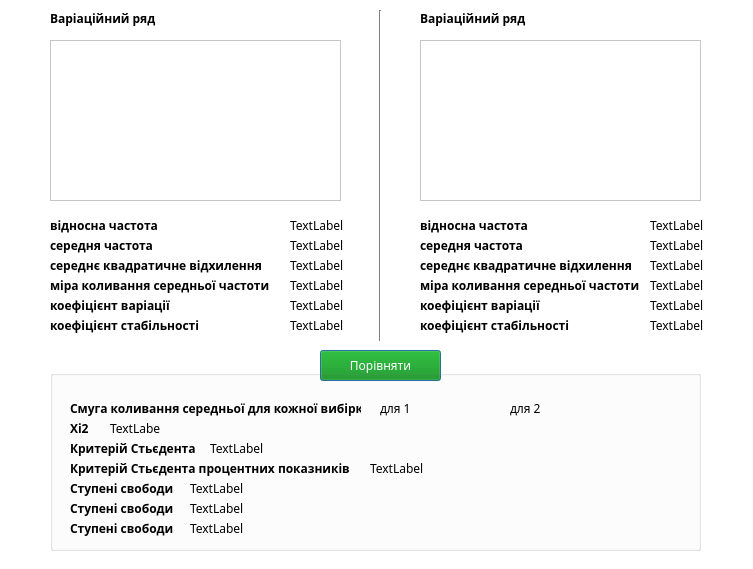
<?xml version="1.0" encoding="UTF-8"?>
<ui version="4.0">
 <class>Form</class>
 <widget class="QWidget" name="Form">
  <property name="geometry">
   <rect>
    <x>0</x>
    <y>0</y>
    <width>753</width>
    <height>569</height>
   </rect>
  </property>
  <property name="palette">
   <palette>
    <active>
     <colorrole role="WindowText">
      <brush brushstyle="SolidPattern">
       <color alpha="255">
        <red>0</red>
        <green>0</green>
        <blue>0</blue>
       </color>
      </brush>
     </colorrole>
     <colorrole role="Button">
      <brush brushstyle="SolidPattern">
       <color alpha="255">
        <red>84</red>
        <green>197</green>
        <blue>49</blue>
       </color>
      </brush>
     </colorrole>
     <colorrole role="Light">
      <brush brushstyle="SolidPattern">
       <color alpha="255">
        <red>255</red>
        <green>255</green>
        <blue>255</blue>
       </color>
      </brush>
     </colorrole>
     <colorrole role="Midlight">
      <brush brushstyle="SolidPattern">
       <color alpha="255">
        <red>255</red>
        <green>255</green>
        <blue>255</blue>
       </color>
      </brush>
     </colorrole>
     <colorrole role="Dark">
      <brush brushstyle="SolidPattern">
       <color alpha="255">
        <red>127</red>
        <green>127</green>
        <blue>127</blue>
       </color>
      </brush>
     </colorrole>
     <colorrole role="Mid">
      <brush brushstyle="SolidPattern">
       <color alpha="255">
        <red>170</red>
        <green>170</green>
        <blue>170</blue>
       </color>
      </brush>
     </colorrole>
     <colorrole role="Text">
      <brush brushstyle="SolidPattern">
       <color alpha="255">
        <red>0</red>
        <green>0</green>
        <blue>0</blue>
       </color>
      </brush>
     </colorrole>
     <colorrole role="BrightText">
      <brush brushstyle="SolidPattern">
       <color alpha="255">
        <red>255</red>
        <green>255</green>
        <blue>255</blue>
       </color>
      </brush>
     </colorrole>
     <colorrole role="ButtonText">
      <brush brushstyle="SolidPattern">
       <color alpha="255">
        <red>0</red>
        <green>0</green>
        <blue>0</blue>
       </color>
      </brush>
     </colorrole>
     <colorrole role="Base">
      <brush brushstyle="SolidPattern">
       <color alpha="255">
        <red>255</red>
        <green>255</green>
        <blue>255</blue>
       </color>
      </brush>
     </colorrole>
     <colorrole role="Window">
      <brush brushstyle="SolidPattern">
       <color alpha="255">
        <red>255</red>
        <green>255</green>
        <blue>255</blue>
       </color>
      </brush>
     </colorrole>
     <colorrole role="Shadow">
      <brush brushstyle="SolidPattern">
       <color alpha="255">
        <red>0</red>
        <green>0</green>
        <blue>0</blue>
       </color>
      </brush>
     </colorrole>
     <colorrole role="AlternateBase">
      <brush brushstyle="SolidPattern">
       <color alpha="255">
        <red>255</red>
        <green>255</green>
        <blue>255</blue>
       </color>
      </brush>
     </colorrole>
     <colorrole role="ToolTipBase">
      <brush brushstyle="SolidPattern">
       <color alpha="255">
        <red>255</red>
        <green>255</green>
        <blue>220</blue>
       </color>
      </brush>
     </colorrole>
     <colorrole role="ToolTipText">
      <brush brushstyle="SolidPattern">
       <color alpha="255">
        <red>0</red>
        <green>0</green>
        <blue>0</blue>
       </color>
      </brush>
     </colorrole>
    </active>
    <inactive>
     <colorrole role="WindowText">
      <brush brushstyle="SolidPattern">
       <color alpha="255">
        <red>0</red>
        <green>0</green>
        <blue>0</blue>
       </color>
      </brush>
     </colorrole>
     <colorrole role="Button">
      <brush brushstyle="SolidPattern">
       <color alpha="255">
        <red>84</red>
        <green>197</green>
        <blue>49</blue>
       </color>
      </brush>
     </colorrole>
     <colorrole role="Light">
      <brush brushstyle="SolidPattern">
       <color alpha="255">
        <red>255</red>
        <green>255</green>
        <blue>255</blue>
       </color>
      </brush>
     </colorrole>
     <colorrole role="Midlight">
      <brush brushstyle="SolidPattern">
       <color alpha="255">
        <red>255</red>
        <green>255</green>
        <blue>255</blue>
       </color>
      </brush>
     </colorrole>
     <colorrole role="Dark">
      <brush brushstyle="SolidPattern">
       <color alpha="255">
        <red>127</red>
        <green>127</green>
        <blue>127</blue>
       </color>
      </brush>
     </colorrole>
     <colorrole role="Mid">
      <brush brushstyle="SolidPattern">
       <color alpha="255">
        <red>170</red>
        <green>170</green>
        <blue>170</blue>
       </color>
      </brush>
     </colorrole>
     <colorrole role="Text">
      <brush brushstyle="SolidPattern">
       <color alpha="255">
        <red>0</red>
        <green>0</green>
        <blue>0</blue>
       </color>
      </brush>
     </colorrole>
     <colorrole role="BrightText">
      <brush brushstyle="SolidPattern">
       <color alpha="255">
        <red>255</red>
        <green>255</green>
        <blue>255</blue>
       </color>
      </brush>
     </colorrole>
     <colorrole role="ButtonText">
      <brush brushstyle="SolidPattern">
       <color alpha="255">
        <red>0</red>
        <green>0</green>
        <blue>0</blue>
       </color>
      </brush>
     </colorrole>
     <colorrole role="Base">
      <brush brushstyle="SolidPattern">
       <color alpha="255">
        <red>255</red>
        <green>255</green>
        <blue>255</blue>
       </color>
      </brush>
     </colorrole>
     <colorrole role="Window">
      <brush brushstyle="SolidPattern">
       <color alpha="255">
        <red>255</red>
        <green>255</green>
        <blue>255</blue>
       </color>
      </brush>
     </colorrole>
     <colorrole role="Shadow">
      <brush brushstyle="SolidPattern">
       <color alpha="255">
        <red>0</red>
        <green>0</green>
        <blue>0</blue>
       </color>
      </brush>
     </colorrole>
     <colorrole role="AlternateBase">
      <brush brushstyle="SolidPattern">
       <color alpha="255">
        <red>255</red>
        <green>255</green>
        <blue>255</blue>
       </color>
      </brush>
     </colorrole>
     <colorrole role="ToolTipBase">
      <brush brushstyle="SolidPattern">
       <color alpha="255">
        <red>255</red>
        <green>255</green>
        <blue>220</blue>
       </color>
      </brush>
     </colorrole>
     <colorrole role="ToolTipText">
      <brush brushstyle="SolidPattern">
       <color alpha="255">
        <red>0</red>
        <green>0</green>
        <blue>0</blue>
       </color>
      </brush>
     </colorrole>
    </inactive>
    <disabled>
     <colorrole role="WindowText">
      <brush brushstyle="SolidPattern">
       <color alpha="255">
        <red>127</red>
        <green>127</green>
        <blue>127</blue>
       </color>
      </brush>
     </colorrole>
     <colorrole role="Button">
      <brush brushstyle="SolidPattern">
       <color alpha="255">
        <red>84</red>
        <green>197</green>
        <blue>49</blue>
       </color>
      </brush>
     </colorrole>
     <colorrole role="Light">
      <brush brushstyle="SolidPattern">
       <color alpha="255">
        <red>255</red>
        <green>255</green>
        <blue>255</blue>
       </color>
      </brush>
     </colorrole>
     <colorrole role="Midlight">
      <brush brushstyle="SolidPattern">
       <color alpha="255">
        <red>255</red>
        <green>255</green>
        <blue>255</blue>
       </color>
      </brush>
     </colorrole>
     <colorrole role="Dark">
      <brush brushstyle="SolidPattern">
       <color alpha="255">
        <red>127</red>
        <green>127</green>
        <blue>127</blue>
       </color>
      </brush>
     </colorrole>
     <colorrole role="Mid">
      <brush brushstyle="SolidPattern">
       <color alpha="255">
        <red>170</red>
        <green>170</green>
        <blue>170</blue>
       </color>
      </brush>
     </colorrole>
     <colorrole role="Text">
      <brush brushstyle="SolidPattern">
       <color alpha="255">
        <red>127</red>
        <green>127</green>
        <blue>127</blue>
       </color>
      </brush>
     </colorrole>
     <colorrole role="BrightText">
      <brush brushstyle="SolidPattern">
       <color alpha="255">
        <red>255</red>
        <green>255</green>
        <blue>255</blue>
       </color>
      </brush>
     </colorrole>
     <colorrole role="ButtonText">
      <brush brushstyle="SolidPattern">
       <color alpha="255">
        <red>127</red>
        <green>127</green>
        <blue>127</blue>
       </color>
      </brush>
     </colorrole>
     <colorrole role="Base">
      <brush brushstyle="SolidPattern">
       <color alpha="255">
        <red>255</red>
        <green>255</green>
        <blue>255</blue>
       </color>
      </brush>
     </colorrole>
     <colorrole role="Window">
      <brush brushstyle="SolidPattern">
       <color alpha="255">
        <red>255</red>
        <green>255</green>
        <blue>255</blue>
       </color>
      </brush>
     </colorrole>
     <colorrole role="Shadow">
      <brush brushstyle="SolidPattern">
       <color alpha="255">
        <red>0</red>
        <green>0</green>
        <blue>0</blue>
       </color>
      </brush>
     </colorrole>
     <colorrole role="AlternateBase">
      <brush brushstyle="SolidPattern">
       <color alpha="255">
        <red>255</red>
        <green>255</green>
        <blue>255</blue>
       </color>
      </brush>
     </colorrole>
     <colorrole role="ToolTipBase">
      <brush brushstyle="SolidPattern">
       <color alpha="255">
        <red>255</red>
        <green>255</green>
        <blue>220</blue>
       </color>
      </brush>
     </colorrole>
     <colorrole role="ToolTipText">
      <brush brushstyle="SolidPattern">
       <color alpha="255">
        <red>0</red>
        <green>0</green>
        <blue>0</blue>
       </color>
      </brush>
     </colorrole>
    </disabled>
   </palette>
  </property>
  <property name="font">
   <font>
    <family>HelveticaNeueCyr</family>
    <pointsize>12</pointsize>
   </font>
  </property>
  <property name="cursor">
   <cursorShape>PointingHandCursor</cursorShape>
  </property>
  <property name="windowTitle">
   <string>Статистика</string>
  </property>
  <property name="windowIcon">
   <iconset>
    <normaloff>../../../../../OLD/Start up/ХАКАТОН/Landing Page/graduation-cap-512.png</normaloff>../../../../../OLD/Start up/ХАКАТОН/Landing Page/graduation-cap-512.png</iconset>
  </property>
  <property name="autoFillBackground">
   <bool>false</bool>
  </property>
  <property name="locale">
   <locale language="Ukrainian" country="Ukraine"/>
  </property>
  <widget class="QTableView" name="tableView">
   <property name="geometry">
    <rect>
     <x>50</x>
     <y>40</y>
     <width>291</width>
     <height>161</height>
    </rect>
   </property>
   <property name="palette">
    <palette>
     <active>
      <colorrole role="Button">
       <brush brushstyle="SolidPattern">
        <color alpha="255">
         <red>208</red>
         <green>208</green>
         <blue>208</blue>
        </color>
       </brush>
      </colorrole>
     </active>
     <inactive>
      <colorrole role="Button">
       <brush brushstyle="SolidPattern">
        <color alpha="255">
         <red>208</red>
         <green>208</green>
         <blue>208</blue>
        </color>
       </brush>
      </colorrole>
     </inactive>
     <disabled>
      <colorrole role="Button">
       <brush brushstyle="SolidPattern">
        <color alpha="255">
         <red>208</red>
         <green>208</green>
         <blue>208</blue>
        </color>
       </brush>
      </colorrole>
     </disabled>
    </palette>
   </property>
   <property name="font">
    <font>
     <family>Sans Serif</family>
     <pointsize>9</pointsize>
    </font>
   </property>
   <property name="autoFillBackground">
    <bool>false</bool>
   </property>
   <property name="alternatingRowColors">
    <bool>false</bool>
   </property>
  </widget>
  <widget class="QLabel" name="label">
   <property name="geometry">
    <rect>
     <x>50</x>
     <y>250</y>
     <width>281</width>
     <height>30</height>
    </rect>
   </property>
   <property name="font">
    <font>
     <family>Sans Serif</family>
     <pointsize>9</pointsize>
     <weight>75</weight>
     <italic>false</italic>
     <bold>true</bold>
    </font>
   </property>
   <property name="text">
    <string>середнє квадратичне відхилення </string>
   </property>
  </widget>
  <widget class="QLabel" name="label_2">
   <property name="geometry">
    <rect>
     <x>50</x>
     <y>270</y>
     <width>281</width>
     <height>30</height>
    </rect>
   </property>
   <property name="font">
    <font>
     <family>Sans Serif</family>
     <pointsize>9</pointsize>
     <weight>75</weight>
     <italic>false</italic>
     <bold>true</bold>
    </font>
   </property>
   <property name="text">
    <string>міра коливання середньої частоти</string>
   </property>
  </widget>
  <widget class="QLabel" name="label_3">
   <property name="geometry">
    <rect>
     <x>50</x>
     <y>290</y>
     <width>281</width>
     <height>30</height>
    </rect>
   </property>
   <property name="font">
    <font>
     <family>Sans Serif</family>
     <pointsize>9</pointsize>
     <weight>75</weight>
     <italic>false</italic>
     <bold>true</bold>
    </font>
   </property>
   <property name="text">
    <string>коефіцієнт варіації</string>
   </property>
  </widget>
  <widget class="QLabel" name="label_4">
   <property name="geometry">
    <rect>
     <x>50</x>
     <y>310</y>
     <width>281</width>
     <height>30</height>
    </rect>
   </property>
   <property name="font">
    <font>
     <family>Sans Serif</family>
     <pointsize>9</pointsize>
     <weight>75</weight>
     <italic>false</italic>
     <bold>true</bold>
    </font>
   </property>
   <property name="text">
    <string>коефіцієнт стабільності</string>
   </property>
  </widget>
  <widget class="QLabel" name="label_16">
   <property name="geometry">
    <rect>
     <x>50</x>
     <y>210</y>
     <width>281</width>
     <height>30</height>
    </rect>
   </property>
   <property name="font">
    <font>
     <family>Sans Serif</family>
     <pointsize>9</pointsize>
     <weight>75</weight>
     <italic>false</italic>
     <bold>true</bold>
    </font>
   </property>
   <property name="text">
    <string>відносна частота</string>
   </property>
  </widget>
  <widget class="QLabel" name="label_6">
   <property name="geometry">
    <rect>
     <x>50</x>
     <y>230</y>
     <width>281</width>
     <height>30</height>
    </rect>
   </property>
   <property name="font">
    <font>
     <family>Sans Serif</family>
     <pointsize>9</pointsize>
     <weight>75</weight>
     <italic>false</italic>
     <bold>true</bold>
    </font>
   </property>
   <property name="text">
    <string>середня частота</string>
   </property>
  </widget>
  <widget class="QLabel" name="label_5">
   <property name="geometry">
    <rect>
     <x>290</x>
     <y>210</y>
     <width>61</width>
     <height>30</height>
    </rect>
   </property>
   <property name="font">
    <font>
     <family>Sans Serif</family>
     <pointsize>9</pointsize>
    </font>
   </property>
   <property name="text">
    <string>TextLabel</string>
   </property>
  </widget>
  <widget class="QLabel" name="label_7">
   <property name="geometry">
    <rect>
     <x>290</x>
     <y>230</y>
     <width>61</width>
     <height>30</height>
    </rect>
   </property>
   <property name="font">
    <font>
     <family>Sans Serif</family>
     <pointsize>9</pointsize>
    </font>
   </property>
   <property name="text">
    <string>TextLabel</string>
   </property>
  </widget>
  <widget class="QLabel" name="label_8">
   <property name="geometry">
    <rect>
     <x>290</x>
     <y>250</y>
     <width>61</width>
     <height>30</height>
    </rect>
   </property>
   <property name="font">
    <font>
     <family>Sans Serif</family>
     <pointsize>9</pointsize>
    </font>
   </property>
   <property name="text">
    <string>TextLabel</string>
   </property>
  </widget>
  <widget class="QLabel" name="label_9">
   <property name="geometry">
    <rect>
     <x>290</x>
     <y>270</y>
     <width>61</width>
     <height>30</height>
    </rect>
   </property>
   <property name="font">
    <font>
     <family>Sans Serif</family>
     <pointsize>9</pointsize>
    </font>
   </property>
   <property name="text">
    <string>TextLabel</string>
   </property>
  </widget>
  <widget class="QLabel" name="label_10">
   <property name="geometry">
    <rect>
     <x>290</x>
     <y>290</y>
     <width>61</width>
     <height>30</height>
    </rect>
   </property>
   <property name="font">
    <font>
     <family>Sans Serif</family>
     <pointsize>9</pointsize>
    </font>
   </property>
   <property name="text">
    <string>TextLabel</string>
   </property>
  </widget>
  <widget class="QLabel" name="label_11">
   <property name="geometry">
    <rect>
     <x>290</x>
     <y>310</y>
     <width>61</width>
     <height>30</height>
    </rect>
   </property>
   <property name="font">
    <font>
     <family>Sans Serif</family>
     <pointsize>9</pointsize>
    </font>
   </property>
   <property name="text">
    <string>TextLabel</string>
   </property>
  </widget>
  <widget class="QLabel" name="label_12">
   <property name="geometry">
    <rect>
     <x>650</x>
     <y>230</y>
     <width>61</width>
     <height>30</height>
    </rect>
   </property>
   <property name="font">
    <font>
     <family>Sans Serif</family>
     <pointsize>9</pointsize>
    </font>
   </property>
   <property name="text">
    <string>TextLabel</string>
   </property>
  </widget>
  <widget class="QLabel" name="label_13">
   <property name="geometry">
    <rect>
     <x>650</x>
     <y>250</y>
     <width>61</width>
     <height>30</height>
    </rect>
   </property>
   <property name="font">
    <font>
     <family>Sans Serif</family>
     <pointsize>9</pointsize>
    </font>
   </property>
   <property name="text">
    <string>TextLabel</string>
   </property>
  </widget>
  <widget class="QLabel" name="label_14">
   <property name="geometry">
    <rect>
     <x>650</x>
     <y>270</y>
     <width>61</width>
     <height>30</height>
    </rect>
   </property>
   <property name="font">
    <font>
     <family>Sans Serif</family>
     <pointsize>9</pointsize>
    </font>
   </property>
   <property name="text">
    <string>TextLabel</string>
   </property>
  </widget>
  <widget class="QLabel" name="label_15">
   <property name="geometry">
    <rect>
     <x>420</x>
     <y>290</y>
     <width>131</width>
     <height>30</height>
    </rect>
   </property>
   <property name="font">
    <font>
     <family>Sans Serif</family>
     <pointsize>9</pointsize>
     <weight>75</weight>
     <italic>false</italic>
     <bold>true</bold>
    </font>
   </property>
   <property name="text">
    <string>коефіцієнт варіації</string>
   </property>
  </widget>
  <widget class="QLabel" name="label_17">
   <property name="geometry">
    <rect>
     <x>650</x>
     <y>290</y>
     <width>61</width>
     <height>30</height>
    </rect>
   </property>
   <property name="font">
    <font>
     <family>Sans Serif</family>
     <pointsize>9</pointsize>
    </font>
   </property>
   <property name="text">
    <string>TextLabel</string>
   </property>
  </widget>
  <widget class="QLabel" name="label_18">
   <property name="geometry">
    <rect>
     <x>420</x>
     <y>230</y>
     <width>131</width>
     <height>30</height>
    </rect>
   </property>
   <property name="font">
    <font>
     <family>Sans Serif</family>
     <pointsize>9</pointsize>
     <weight>75</weight>
     <italic>false</italic>
     <bold>true</bold>
    </font>
   </property>
   <property name="text">
    <string>середня частота</string>
   </property>
  </widget>
  <widget class="QLabel" name="label_19">
   <property name="geometry">
    <rect>
     <x>420</x>
     <y>250</y>
     <width>221</width>
     <height>30</height>
    </rect>
   </property>
   <property name="font">
    <font>
     <family>Sans Serif</family>
     <pointsize>9</pointsize>
     <weight>75</weight>
     <italic>false</italic>
     <bold>true</bold>
    </font>
   </property>
   <property name="text">
    <string>середнє квадратичне відхилення </string>
   </property>
  </widget>
  <widget class="QLabel" name="label_20">
   <property name="geometry">
    <rect>
     <x>420</x>
     <y>210</y>
     <width>121</width>
     <height>30</height>
    </rect>
   </property>
   <property name="font">
    <font>
     <family>Sans Serif</family>
     <pointsize>9</pointsize>
     <weight>75</weight>
     <italic>false</italic>
     <bold>true</bold>
    </font>
   </property>
   <property name="text">
    <string>відносна частота</string>
   </property>
  </widget>
  <widget class="QLabel" name="label_21">
   <property name="geometry">
    <rect>
     <x>650</x>
     <y>310</y>
     <width>61</width>
     <height>30</height>
    </rect>
   </property>
   <property name="font">
    <font>
     <family>Sans Serif</family>
     <pointsize>9</pointsize>
    </font>
   </property>
   <property name="text">
    <string>TextLabel</string>
   </property>
  </widget>
  <widget class="QLabel" name="label_22">
   <property name="geometry">
    <rect>
     <x>420</x>
     <y>270</y>
     <width>221</width>
     <height>30</height>
    </rect>
   </property>
   <property name="font">
    <font>
     <family>Sans Serif</family>
     <pointsize>9</pointsize>
     <weight>75</weight>
     <italic>false</italic>
     <bold>true</bold>
    </font>
   </property>
   <property name="text">
    <string>міра коливання середньої частоти</string>
   </property>
  </widget>
  <widget class="QLabel" name="label_23">
   <property name="geometry">
    <rect>
     <x>420</x>
     <y>310</y>
     <width>161</width>
     <height>30</height>
    </rect>
   </property>
   <property name="font">
    <font>
     <family>Sans Serif</family>
     <pointsize>9</pointsize>
     <weight>75</weight>
     <italic>false</italic>
     <bold>true</bold>
    </font>
   </property>
   <property name="text">
    <string>коефіцієнт стабільності</string>
   </property>
  </widget>
  <widget class="QLabel" name="label_24">
   <property name="geometry">
    <rect>
     <x>650</x>
     <y>210</y>
     <width>61</width>
     <height>30</height>
    </rect>
   </property>
   <property name="font">
    <font>
     <family>Sans Serif</family>
     <pointsize>9</pointsize>
    </font>
   </property>
   <property name="text">
    <string>TextLabel</string>
   </property>
  </widget>
  <widget class="QTableView" name="tableView_2">
   <property name="geometry">
    <rect>
     <x>420</x>
     <y>40</y>
     <width>281</width>
     <height>161</height>
    </rect>
   </property>
   <property name="palette">
    <palette>
     <active>
      <colorrole role="Button">
       <brush brushstyle="SolidPattern">
        <color alpha="255">
         <red>208</red>
         <green>208</green>
         <blue>208</blue>
        </color>
       </brush>
      </colorrole>
     </active>
     <inactive>
      <colorrole role="Button">
       <brush brushstyle="SolidPattern">
        <color alpha="255">
         <red>208</red>
         <green>208</green>
         <blue>208</blue>
        </color>
       </brush>
      </colorrole>
     </inactive>
     <disabled>
      <colorrole role="Button">
       <brush brushstyle="SolidPattern">
        <color alpha="255">
         <red>208</red>
         <green>208</green>
         <blue>208</blue>
        </color>
       </brush>
      </colorrole>
     </disabled>
    </palette>
   </property>
   <property name="font">
    <font>
     <family>Sans Serif</family>
     <pointsize>9</pointsize>
    </font>
   </property>
   <property name="autoFillBackground">
    <bool>false</bool>
   </property>
   <property name="alternatingRowColors">
    <bool>false</bool>
   </property>
  </widget>
  <widget class="QPushButton" name="pushButton">
   <property name="geometry">
    <rect>
     <x>320</x>
     <y>350</y>
     <width>121</width>
     <height>31</height>
    </rect>
   </property>
   <property name="palette">
    <palette>
     <active>
      <colorrole role="Button">
       <brush brushstyle="SolidPattern">
        <color alpha="255">
         <red>0</red>
         <green>140</green>
         <blue>0</blue>
        </color>
       </brush>
      </colorrole>
      <colorrole role="ButtonText">
       <brush brushstyle="SolidPattern">
        <color alpha="255">
         <red>255</red>
         <green>255</green>
         <blue>255</blue>
        </color>
       </brush>
      </colorrole>
     </active>
     <inactive>
      <colorrole role="Button">
       <brush brushstyle="SolidPattern">
        <color alpha="255">
         <red>0</red>
         <green>140</green>
         <blue>0</blue>
        </color>
       </brush>
      </colorrole>
      <colorrole role="ButtonText">
       <brush brushstyle="SolidPattern">
        <color alpha="255">
         <red>255</red>
         <green>255</green>
         <blue>255</blue>
        </color>
       </brush>
      </colorrole>
     </inactive>
     <disabled>
      <colorrole role="Button">
       <brush brushstyle="SolidPattern">
        <color alpha="255">
         <red>0</red>
         <green>140</green>
         <blue>0</blue>
        </color>
       </brush>
      </colorrole>
      <colorrole role="ButtonText">
       <brush brushstyle="SolidPattern">
        <color alpha="255">
         <red>127</red>
         <green>127</green>
         <blue>127</blue>
        </color>
       </brush>
      </colorrole>
     </disabled>
    </palette>
   </property>
   <property name="font">
    <font>
     <family>Sans Serif</family>
     <pointsize>9</pointsize>
    </font>
   </property>
   <property name="text">
    <string>Порівняти</string>
   </property>
   <property name="default">
    <bool>true</bool>
   </property>
   <property name="flat">
    <bool>false</bool>
   </property>
  </widget>
  <widget class="QLabel" name="label_48">
   <property name="geometry">
    <rect>
     <x>50</x>
     <y>10</y>
     <width>126</width>
     <height>17</height>
    </rect>
   </property>
   <property name="font">
    <font>
     <family>Sans Serif</family>
     <pointsize>9</pointsize>
     <weight>75</weight>
     <italic>false</italic>
     <bold>true</bold>
    </font>
   </property>
   <property name="text">
    <string>Варіаційний ряд</string>
   </property>
  </widget>
  <widget class="QLabel" name="label_49">
   <property name="geometry">
    <rect>
     <x>420</x>
     <y>10</y>
     <width>131</width>
     <height>16</height>
    </rect>
   </property>
   <property name="font">
    <font>
     <family>Sans Serif</family>
     <pointsize>9</pointsize>
     <weight>75</weight>
     <italic>false</italic>
     <bold>true</bold>
    </font>
   </property>
   <property name="text">
    <string>Варіаційний ряд</string>
   </property>
  </widget>
  <widget class="QGroupBox" name="groupBox">
   <property name="enabled">
    <bool>true</bool>
   </property>
   <property name="geometry">
    <rect>
     <x>50</x>
     <y>370</y>
     <width>651</width>
     <height>181</height>
    </rect>
   </property>
   <property name="font">
    <font>
     <family>Sans Serif</family>
     <pointsize>9</pointsize>
    </font>
   </property>
   <property name="title">
    <string/>
   </property>
   <property name="flat">
    <bool>false</bool>
   </property>
   <widget class="QLabel" name="label_25">
    <property name="geometry">
     <rect>
      <x>20</x>
      <y>30</y>
      <width>291</width>
      <height>16</height>
     </rect>
    </property>
    <property name="font">
     <font>
      <family>Sans Serif</family>
      <pointsize>9</pointsize>
      <weight>75</weight>
      <bold>true</bold>
     </font>
    </property>
    <property name="text">
     <string>Смуга коливання середньої для кожної вибірки</string>
    </property>
   </widget>
   <widget class="QLabel" name="label_26">
    <property name="geometry">
     <rect>
      <x>330</x>
      <y>30</y>
      <width>111</width>
      <height>16</height>
     </rect>
    </property>
    <property name="font">
     <font>
      <family>Sans Serif</family>
      <pointsize>9</pointsize>
     </font>
    </property>
    <property name="text">
     <string>для 1</string>
    </property>
   </widget>
   <widget class="QLabel" name="label_27">
    <property name="geometry">
     <rect>
      <x>460</x>
      <y>30</y>
      <width>141</width>
      <height>16</height>
     </rect>
    </property>
    <property name="font">
     <font>
      <family>Sans Serif</family>
      <pointsize>9</pointsize>
     </font>
    </property>
    <property name="text">
     <string>для 2</string>
    </property>
   </widget>
   <widget class="QLabel" name="label_38">
    <property name="geometry">
     <rect>
      <x>20</x>
      <y>150</y>
      <width>111</width>
      <height>16</height>
     </rect>
    </property>
    <property name="font">
     <font>
      <family>Sans Serif</family>
      <pointsize>9</pointsize>
      <weight>75</weight>
      <bold>true</bold>
     </font>
    </property>
    <property name="text">
     <string>Ступені свободи</string>
    </property>
   </widget>
   <widget class="QLabel" name="label_37">
    <property name="geometry">
     <rect>
      <x>320</x>
      <y>90</y>
      <width>61</width>
      <height>16</height>
     </rect>
    </property>
    <property name="font">
     <font>
      <family>Sans Serif</family>
      <pointsize>9</pointsize>
     </font>
    </property>
    <property name="text">
     <string>TextLabel</string>
    </property>
   </widget>
   <widget class="QLabel" name="label_36">
    <property name="geometry">
     <rect>
      <x>20</x>
      <y>90</y>
      <width>291</width>
      <height>16</height>
     </rect>
    </property>
    <property name="font">
     <font>
      <family>Sans Serif</family>
      <pointsize>9</pointsize>
      <weight>75</weight>
      <bold>true</bold>
     </font>
    </property>
    <property name="text">
     <string>Критерій Стьєдента процентних показників </string>
    </property>
   </widget>
   <widget class="QLabel" name="label_39">
    <property name="geometry">
     <rect>
      <x>140</x>
      <y>150</y>
      <width>61</width>
      <height>16</height>
     </rect>
    </property>
    <property name="font">
     <font>
      <family>Sans Serif</family>
      <pointsize>9</pointsize>
     </font>
    </property>
    <property name="text">
     <string>TextLabel</string>
    </property>
   </widget>
   <widget class="QLabel" name="label_29">
    <property name="geometry">
     <rect>
      <x>60</x>
      <y>50</y>
      <width>50</width>
      <height>16</height>
     </rect>
    </property>
    <property name="font">
     <font>
      <family>Sans Serif</family>
      <pointsize>9</pointsize>
     </font>
    </property>
    <property name="text">
     <string>TextLabel</string>
    </property>
   </widget>
   <widget class="QLabel" name="label_28">
    <property name="geometry">
     <rect>
      <x>20</x>
      <y>50</y>
      <width>31</width>
      <height>16</height>
     </rect>
    </property>
    <property name="font">
     <font>
      <family>Sans Serif</family>
      <pointsize>9</pointsize>
      <weight>75</weight>
      <bold>true</bold>
     </font>
    </property>
    <property name="text">
     <string>Хі2</string>
    </property>
   </widget>
   <widget class="QLabel" name="label_30">
    <property name="geometry">
     <rect>
      <x>20</x>
      <y>110</y>
      <width>111</width>
      <height>16</height>
     </rect>
    </property>
    <property name="font">
     <font>
      <family>Sans Serif</family>
      <pointsize>9</pointsize>
      <weight>75</weight>
      <bold>true</bold>
     </font>
    </property>
    <property name="text">
     <string>Ступені свободи</string>
    </property>
   </widget>
   <widget class="QLabel" name="label_31">
    <property name="geometry">
     <rect>
      <x>140</x>
      <y>110</y>
      <width>61</width>
      <height>16</height>
     </rect>
    </property>
    <property name="font">
     <font>
      <family>Sans Serif</family>
      <pointsize>9</pointsize>
     </font>
    </property>
    <property name="text">
     <string>TextLabel</string>
    </property>
   </widget>
   <widget class="QLabel" name="label_32">
    <property name="geometry">
     <rect>
      <x>20</x>
      <y>70</y>
      <width>141</width>
      <height>16</height>
     </rect>
    </property>
    <property name="font">
     <font>
      <family>Sans Serif</family>
      <pointsize>9</pointsize>
      <weight>75</weight>
      <bold>true</bold>
     </font>
    </property>
    <property name="text">
     <string>Критерій Стьєдента </string>
    </property>
   </widget>
   <widget class="QLabel" name="label_34">
    <property name="geometry">
     <rect>
      <x>160</x>
      <y>70</y>
      <width>61</width>
      <height>16</height>
     </rect>
    </property>
    <property name="font">
     <font>
      <family>Sans Serif</family>
      <pointsize>9</pointsize>
     </font>
    </property>
    <property name="text">
     <string>TextLabel</string>
    </property>
   </widget>
   <widget class="QLabel" name="label_33">
    <property name="geometry">
     <rect>
      <x>20</x>
      <y>130</y>
      <width>111</width>
      <height>16</height>
     </rect>
    </property>
    <property name="font">
     <font>
      <family>Sans Serif</family>
      <pointsize>9</pointsize>
      <weight>75</weight>
      <bold>true</bold>
     </font>
    </property>
    <property name="text">
     <string>Ступені свободи</string>
    </property>
   </widget>
   <widget class="QLabel" name="label_35">
    <property name="geometry">
     <rect>
      <x>140</x>
      <y>130</y>
      <width>61</width>
      <height>16</height>
     </rect>
    </property>
    <property name="font">
     <font>
      <family>Sans Serif</family>
      <pointsize>9</pointsize>
     </font>
    </property>
    <property name="text">
     <string>TextLabel</string>
    </property>
   </widget>
  </widget>
  <widget class="Line" name="line">
   <property name="geometry">
    <rect>
     <x>370</x>
     <y>10</y>
     <width>21</width>
     <height>331</height>
    </rect>
   </property>
   <property name="font">
    <font>
     <family>Sans Serif</family>
     <pointsize>9</pointsize>
    </font>
   </property>
   <property name="orientation">
    <enum>Qt::Vertical</enum>
   </property>
  </widget>
 </widget>
 <resources/>
 <connections/>
</ui>
